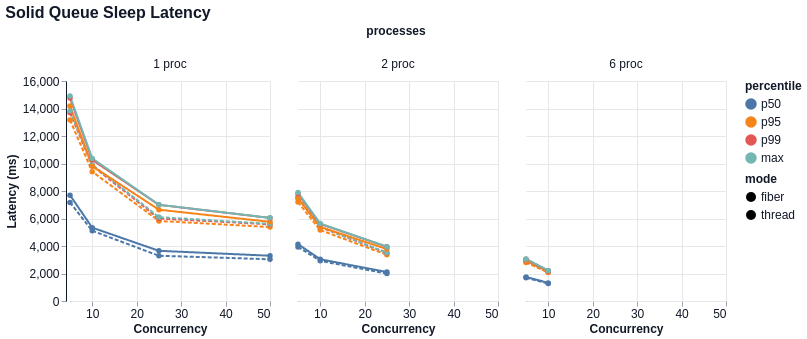

This figure's Vega-Lite source:
### Vega-Lite specification from a JSON file in a GitHub repository (floating-point values rounded to 4 significant figures)
{"$schema": "https://vega.github.io/schema/vega-lite/v6.json", "title": "Solid Queue Sleep Latency", "width": 200, "height": 220, "data": {"values": [{"mode": "thread", "concurrency": 5, "processes": "1 proc", "percentile": "p50", "value": 7165.0}, {"mode": "thread", "concurrency": 5, "processes": "1 proc", "percentile": "p95", "value": 13160.0}, {"mode": "thread", "concurrency": 5, "processes": "1 proc", "percentile": "p99", "value": 13700.0}, {"mode": "thread", "concurrency": 5, "processes": "1 proc", "percentile": "max", "value": 13830.0}, {"mode": "thread", "concurrency": 10, "processes": "1 proc", "percentile": "p50", "value": 5108.0}, {"mode": "thread", "concurrency": 10, "processes": "1 proc", "percentile": "p95", "value": 9409.0}, {"mode": "thread", "concurrency": 10, "processes": "1 proc", "percentile": "p99", "value": 9838.0}, {"mode": "thread", "concurrency": 10, "processes": "1 proc", "percentile": "max", "value": 9919.0}, {"mode": "thread", "concurrency": 25, "processes": "1 proc", "percentile": "p50", "value": 3291.0}, {"mode": "thread", "concurrency": 25, "processes": "1 proc", "percentile": "p95", "value": 5826.0}, {"mode": "thread", "concurrency": 25, "processes": "1 proc", "percentile": "p99", "value": 6000.0}, {"mode": "thread", "concurrency": 25, "processes": "1 proc", "percentile": "max", "value": 6102.0}, {"mode": "thread", "concurrency": 50, "processes": "1 proc", "percentile": "p50", "value": 3035.0}, {"mode": "thread", "concurrency": 50, "processes": "1 proc", "percentile": "p95", "value": 5379.0}, {"mode": "thread", "concurrency": 50, "processes": "1 proc", "percentile": "p99", "value": 5575.0}, {"mode": "thread", "concurrency": 50, "processes": "1 proc", "percentile": "max", "value": 5612.0}, {"mode": "thread", "concurrency": 5, "processes": "2 proc", "percentile": "p50", "value": 3933.0}, {"mode": "thread", "concurrency": 5, "processes": "2 proc", "percentile": "p95", "value": 7192.0}, {"mode": "thread", "concurrency": 5, "processes": "2 proc", "percentile": "p99", "value": 7484.0}, {"mode": "thread", "concurrency": 5, "processes": "2 proc", "percentile": "max", "value": 7566.0}, {"mode": "thread", "concurrency": 10, "processes": "2 proc", "percentile": "p50", "value": 2923.0}, {"mode": "thread", "concurrency": 10, "processes": "2 proc", "percentile": "p95", "value": 5156.0}, {"mode": "thread", "concurrency": 10, "processes": "2 proc", "percentile": "p99", "value": 5375.0}, {"mode": "thread", "concurrency": 10, "processes": "2 proc", "percentile": "max", "value": 5406.0}, {"mode": "thread", "concurrency": 25, "processes": "2 proc", "percentile": "p50", "value": 1995.0}, {"mode": "thread", "concurrency": 25, "processes": "2 proc", "percentile": "p95", "value": 3360.0}, {"mode": "thread", "concurrency": 25, "processes": "2 proc", "percentile": "p99", "value": 3493.0}, {"mode": "thread", "concurrency": 25, "processes": "2 proc", "percentile": "max", "value": 3512.0}, {"mode": "thread", "concurrency": 5, "processes": "6 proc", "percentile": "p50", "value": 1686.0}, {"mode": "thread", "concurrency": 5, "processes": "6 proc", "percentile": "p95", "value": 2808.0}, {"mode": "thread", "concurrency": 5, "processes": "6 proc", "percentile": "p99", "value": 2905.0}, {"mode": "thread", "concurrency": 5, "processes": "6 proc", "percentile": "max", "value": 2941.0}, {"mode": "thread", "concurrency": 10, "processes": "6 proc", "percentile": "p50", "value": 1276.0}, {"mode": "thread", "concurrency": 10, "processes": "6 proc", "percentile": "p95", "value": 2075.0}, {"mode": "thread", "concurrency": 10, "processes": "6 proc", "percentile": "p99", "value": 2134.0}, {"mode": "thread", "concurrency": 10, "processes": "6 proc", "percentile": "max", "value": 2144.0}, {"mode": "fiber", "concurrency": 5, "processes": "1 proc", "percentile": "p50", "value": 7697.0}, {"mode": "fiber", "concurrency": 5, "processes": "1 proc", "percentile": "p95", "value": 14190.0}, {"mode": "fiber", "concurrency": 5, "processes": "1 proc", "percentile": "p99", "value": 14760.0}, {"mode": "fiber", "concurrency": 5, "processes": "1 proc", "percentile": "max", "value": 14900.0}, {"mode": "fiber", "concurrency": 10, "processes": "1 proc", "percentile": "p50", "value": 5335.0}, {"mode": "fiber", "concurrency": 10, "processes": "1 proc", "percentile": "p95", "value": 9808.0}, {"mode": "fiber", "concurrency": 10, "processes": "1 proc", "percentile": "p99", "value": 10270.0}, {"mode": "fiber", "concurrency": 10, "processes": "1 proc", "percentile": "max", "value": 10370.0}, {"mode": "fiber", "concurrency": 25, "processes": "1 proc", "percentile": "p50", "value": 3651.0}, {"mode": "fiber", "concurrency": 25, "processes": "1 proc", "percentile": "p95", "value": 6641.0}, {"mode": "fiber", "concurrency": 25, "processes": "1 proc", "percentile": "p99", "value": 6994.0}, {"mode": "fiber", "concurrency": 25, "processes": "1 proc", "percentile": "max", "value": 7000.0}, {"mode": "fiber", "concurrency": 50, "processes": "1 proc", "percentile": "p50", "value": 3292.0}, {"mode": "fiber", "concurrency": 50, "processes": "1 proc", "percentile": "p95", "value": 5757.0}, {"mode": "fiber", "concurrency": 50, "processes": "1 proc", "percentile": "p99", "value": 6042.0}, {"mode": "fiber", "concurrency": 50, "processes": "1 proc", "percentile": "max", "value": 6047.0}, {"mode": "fiber", "concurrency": 5, "processes": "2 proc", "percentile": "p50", "value": 4135.0}, {"mode": "fiber", "concurrency": 5, "processes": "2 proc", "percentile": "p95", "value": 7483.0}, {"mode": "fiber", "concurrency": 5, "processes": "2 proc", "percentile": "p99", "value": 7806.0}, {"mode": "fiber", "concurrency": 5, "processes": "2 proc", "percentile": "max", "value": 7890.0}, {"mode": "fiber", "concurrency": 10, "processes": "2 proc", "percentile": "p50", "value": 3037.0}, {"mode": "fiber", "concurrency": 10, "processes": "2 proc", "percentile": "p95", "value": 5388.0}, {"mode": "fiber", "concurrency": 10, "processes": "2 proc", "percentile": "p99", "value": 5603.0}, {"mode": "fiber", "concurrency": 10, "processes": "2 proc", "percentile": "max", "value": 5631.0}, {"mode": "fiber", "concurrency": 25, "processes": "2 proc", "percentile": "p50", "value": 2106.0}, {"mode": "fiber", "concurrency": 25, "processes": "2 proc", "percentile": "p95", "value": 3775.0}, {"mode": "fiber", "concurrency": 25, "processes": "2 proc", "percentile": "p99", "value": 3945.0}, {"mode": "fiber", "concurrency": 25, "processes": "2 proc", "percentile": "max", "value": 3953.0}, {"mode": "fiber", "concurrency": 5, "processes": "6 proc", "percentile": "p50", "value": 1754.0}, {"mode": "fiber", "concurrency": 5, "processes": "6 proc", "percentile": "p95", "value": 2932.0}, {"mode": "fiber", "concurrency": 5, "processes": "6 proc", "percentile": "p99", "value": 3036.0}, {"mode": "fiber", "concurrency": 5, "processes": "6 proc", "percentile": "max", "value": 3062.0}, {"mode": "fiber", "concurrency": 10, "processes": "6 proc", "percentile": "p50", "value": 1316.0}, {"mode": "fiber", "concurrency": 10, "processes": "6 proc", "percentile": "p95", "value": 2136.0}, {"mode": "fiber", "concurrency": 10, "processes": "6 proc", "percentile": "p99", "value": 2202.0}, {"mode": "fiber", "concurrency": 10, "processes": "6 proc", "percentile": "max", "value": 2220.0}]}, "mark": {"type": "line", "point": true, "tooltip": true}, "encoding": {"x": {"field": "concurrency", "type": "quantitative", "title": "Concurrency"}, "y": {"field": "value", "type": "quantitative", "title": "Latency (ms)"}, "color": {"field": "percentile", "type": "nominal", "sort": ["p50", "p95", "p99", "max"]}, "tooltip": [{"field": "mode", "type": "nominal"}, {"field": "concurrency", "type": "quantitative"}, {"field": "processes", "type": "nominal"}, {"field": "metric", "type": "nominal"}, {"field": "percentile", "type": "nominal"}, {"field": "value", "type": "quantitative"}], "strokeDash": {"field": "mode", "type": "nominal"}, "column": {"field": "processes", "type": "nominal", "sort": null}}, "config": {"background": "white", "axis": {"labelFont": "Helvetica", "titleFont": "Helvetica", "labelFontSize": 12, "titleFontSize": 12, "labelColor": "#111827", "titleColor": "#111827", "domainColor": "#111827", "tickColor": "#9ca3af", "grid": true, "gridColor": "#e5e7eb"}, "header": {"labelFont": "Helvetica", "titleFont": "Helvetica", "labelFontSize": 12, "titleFontSize": 12, "labelColor": "#111827", "titleColor": "#111827"}, "legend": {"labelFont": "Helvetica", "titleFont": "Helvetica", "labelFontSize": 12, "titleFontSize": 12, "labelColor": "#111827", "titleColor": "#111827"}, "title": {"font": "Helvetica", "fontSize": 16, "anchor": "start", "color": "#111827"}, "view": {"stroke": null}}}
